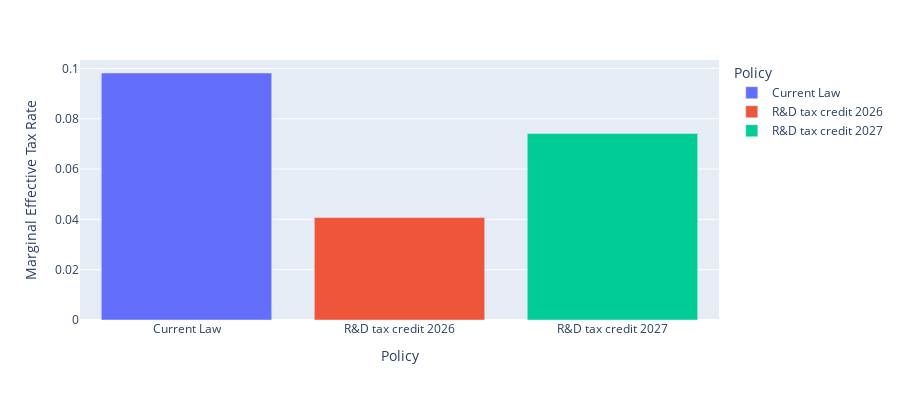

Source (notebook cell):
### Code cell
# Plot Figure 1: Effect of Full R&D expensing deductibility in 2026 on Business
# Incentives to Invest
fig1 = px.bar(
    df[(df["output_var"]=="metr") & (df["asset_type"]=="machines")],
    x="Policy", y="value", color='Policy',
    labels={'value':'Marginal Effective Tax Rate'}, height=400
)
fig1.show()

### Figure 1 — Plotly figure (JSON) as saved in the notebook; plotly's stock layout.template omitted (floating-point values rounded to 4 significant figures)
{"data": [{"hovertemplate": "Policy=%{x}<br>Marginal Effective Tax Rate=%{y}<extra></extra>", "legendgroup": "Current Law", "marker": {"color": "#636efa", "pattern": {"shape": ""}}, "name": "Current Law", "orientation": "v", "showlegend": true, "textposition": "auto", "type": "bar", "x": ["Current Law"], "xaxis": "x", "y": [0.09818], "yaxis": "y"}, {"hovertemplate": "Policy=%{x}<br>Marginal Effective Tax Rate=%{y}<extra></extra>", "legendgroup": "R&D tax credit 2026", "marker": {"color": "#EF553B", "pattern": {"shape": ""}}, "name": "R&D tax credit 2026", "orientation": "v", "showlegend": true, "textposition": "auto", "type": "bar", "x": ["R&D tax credit 2026"], "xaxis": "x", "y": [0.04072], "yaxis": "y"}, {"hovertemplate": "Policy=%{x}<br>Marginal Effective Tax Rate=%{y}<extra></extra>", "legendgroup": "R&D tax credit 2027", "marker": {"color": "#00cc96", "pattern": {"shape": ""}}, "name": "R&D tax credit 2027", "orientation": "v", "showlegend": true, "textposition": "auto", "type": "bar", "x": ["R&D tax credit 2027"], "xaxis": "x", "y": [0.07413], "yaxis": "y"}], "layout": {"barmode": "relative", "height": 400, "legend": {"title": {"text": "Policy"}, "tracegroupgap": 0}, "margin": {"t": 60}, "xaxis": {"anchor": "y", "categoryarray": ["Current Law", "R&D tax credit 2026", "R&D tax credit 2027"], "categoryorder": "array", "domain": [0, 1], "title": {"text": "Policy"}}, "yaxis": {"anchor": "x", "domain": [0, 1], "title": {"text": "Marginal Effective Tax Rate"}}}}
